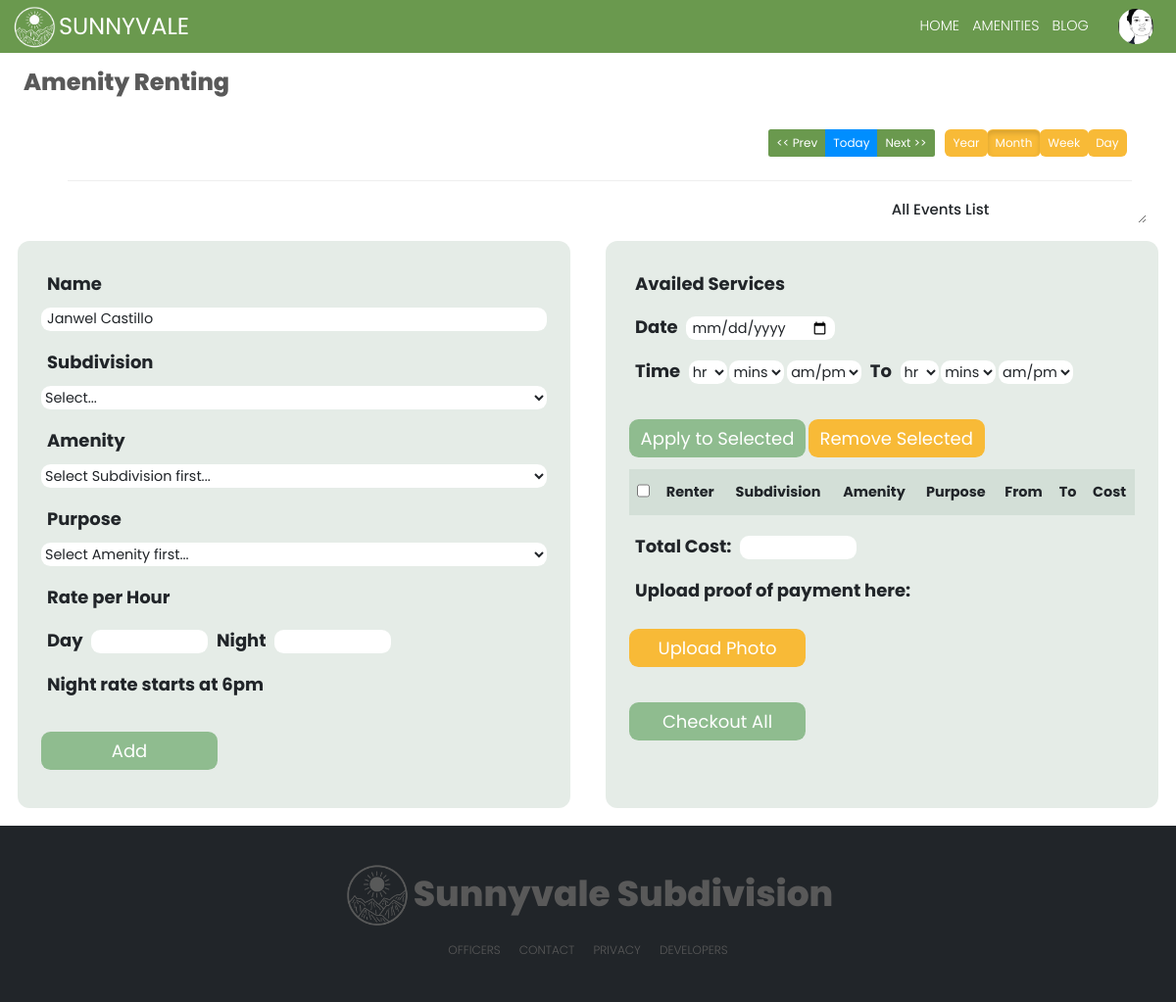
/modules/amenities.php (signed in), run on the app's committed database.
### tables this page shows
CREATE TABLE IF NOT EXISTS `user` (
  `user_id` int(11) NOT NULL AUTO_INCREMENT,
  `user_homeowner_id` int(11) DEFAULT NULL,
  `user_tenant_id` int(11) DEFAULT NULL,
  `subdivision` varchar(50) NOT NULL,
  `full_name` varchar(50) NOT NULL,
  `user_type` varchar(15) NOT NULL,
  `password` varchar(30) NOT NULL,
  `email_address` varchar(40) DEFAULT NULL,
  `account_status` varchar(15) NOT NULL,
  `verification_code` varchar(6) DEFAULT NULL,
  `email_verified_at` datetime DEFAULT NULL,
  `display_picture` varchar(255) NOT NULL,
  PRIMARY KEY (`user_id`)
);

### modules/amenities.php (the view, shortened to what this page needs)
<?php
require '../marginals/topbar.php';
$resultTotal = $con->query("SELECT SUM(cost) AS total_cost FROM amenity_renting WHERE user_id= " . $_SESSION['user_id'] . " AND cart='Yes'") or die($mysqli->error);
?>
<!DOCTYPE html>
<html lang="en">
<head>
  <link rel="stylesheet" href="https://cdn.jsdelivr.net/npm/bootstrap@4.5.3/dist/css/bootstrap.min.css">
  <link rel="stylesheet" href="https://maxcdn.bootstrapcdn.com/bootstrap/3.3.5/css/bootstrap.min.css">
  <link rel="stylesheet" href="https://maxcdn.bootstrapcdn.com/bootstrap/3.3.5/css/bootstrap-theme.min.css">
  <link rel="stylesheet" href="css/calendar.css">
  <link rel="stylesheet" href="https://maxcdn.bootstrapcdn.com/bootstrap/4.0.0/css/bootstrap.min.css" />
  <link rel="stylesheet" href="https://cdnjs.cloudflare.com/ajax/libs/font-awesome/6.2.0/css/all.min.css" />
</head>
<body>
  <div class="treasurer">
    <div class="treasurerPanel">
      <label class="lblSettings" id="amenity">Amenity Renting</label>
      <div class="container">
        <div class="page-header">
          <div class="pull-right form-inline">
            <div class="btn-group">
              <button class="btn btn-primary-calendar" data-calendar-nav="prev">
                << Prev</button>
                  <button class="btn btn-default-calendar" data-calendar-nav="today">Today</button>
                  <button class="btn btn-primary-calendar" data-calendar-nav="next">Next >></button>
            </div>
            <div class="btn-group">
              <button class="btn btn-warning-calendar" data-calendar-view="year">Year</button>
              <button class="btn btn-warning-calendar active" data-calendar-view="month">Month</button>
              <button class="btn btn-warning-calendar" data-calendar-view="week">Week</button>
              <button class="btn btn-warning-calendar" data-calendar-view="day">Day</button>
            </div>
          </div>
        </div>
        <div class="row" id="calendar-days">
          <div class="col-md-9">
          </div>
          <div class="col-md-3">
            <h4>All Events List</h4>
          </div>
        </div>
      </div>
      <form method="post" enctype="multipart/form-data">
        <div class='amenities'>
          <div class="amenitiesForm">
            <label>Name</label>
            <input type="text" name="renter_name" id="name" value="<?php echo $row['full_name'] ?>" required />
            <label>Subdivision</label>
            <select name="subdivision" id="subdivision_id" required>
              <option value="0" selected="selected">Select...</option>
            </select>
            <label>Amenity</label>
            <select name="amenity" id="amenity_id" required>
              <option value="0">Select Subdivision first...</option>
            </select>
            <label>Purpose</label>
            <select name="purpose" id="purpose_id" required>
              <option value="0">Select Amenity first...</option>
            </select>
            <label>Rate per Hour</label>
            <div>
              <label>Day</label>
              <input type="text" id="day_id" size="6" readonly>
              <label>Night</label>
              <input type="text" id="night_id" size="6" readonly>
              <label>Night rate starts at 6pm</label>
            </div>
            <button class="btnSubmit" name="addToCart" id="add">Add</button>
            <br>
          </div>
          <div class='amenitiesForm'>
            <label>Availed Services</label>
            <div class="tbl-amenity-container">
              <table class="tblAmenity">
                <tr>
                  <th><input type="checkbox" name="select-all" id="select-all" /></th>
                  <th>Renter</th>
                  <th>Subdivision</th>
                  <th>Amenity</th>
                  <th>Purpose</th>
                  <th>From</th>
                  <th>To</th>
                  <th>Cost</th>
                </tr>
                <div><label>Date</label>
                  <input required id="date1" type="date" name="date" <?php
                                                                      $date = date('Y-m-d', strtotime('today'));
                                                                      echo "min='$date'"
                                                                      ?>>
                </div>
                <div class="timeinput">
                  <label>Time</label>
                  <select name="hrFrom" id="from1" required>
                    <option value="">hr</option>
                  </select>
                  <select name="minsFrom" id="from3" required>
                    <option value="">mins</option>
                  </select>
                  <select name="ampmFrom" id="from2" required>
                    <option value="">am/pm</option>
                  </select>
                  <label>To</label>
                  <select name="hrTo" id="to1" required>
                    <option value="">hr</option>
                  </select>
                  <select name="minsTo" id="to3" required>
                    <option value="">mins</option>
                  </select>
                  <select name="ampmTo" id="to2" required>
                    <option value="">am/pm</option>
                  </select>
                </div>
                <div>
                  <button class="btnSubmit" name="applyDateTime" id="dateTime">Apply to Selected</button>
                  <button class="btnCompute" name="removeSelected" id="removeID">Remove Selected</button>
                </div>
              </table>
            </div>
            <div>
              <label>Total Cost:</label>
              <input type="text" id="total_id" size="6" value="<?php
                                                                $rowTotal = $resultTotal->fetch_assoc();
                                                                echo $rowTotal['total_cost'];
                                                                ?>" readonly>
              <div class="paymentForm">
                <label class="writeText">Upload proof of payment here:</label>
                <div class="BlogWrite">
                </div>
                <label for="image" class="upload">Upload Photo</label>
              </div>
              <button class="btnSubmit" name="checkout" id="checkout_id">Checkout All</button>
            </div>
          </div>
        </div>
    </div>
  </div>
  <?php
  require '../marginals/footer2.php';
  ?>
</body>
</html>

### marginals/topbar.php (shortened to what this page needs)
<?php
include "../process.php";
if ($_SESSION['user_type'] == 'Tenant') {
  $result = $con->query("SELECT * FROM user WHERE user_id = " . $user_id = $_SESSION['user_id'] . "") or die($mysqli->error);
  $result1 = $con->query("SELECT * FROM user WHERE user_id = " . $user_id = $_SESSION['user_id'] . "")  or die($mysqli->error);
  $row1 = $result1->fetch_assoc();
  $homeowner_id_profile = $row1['user_homeowner_id'];
  $fullname_monthlyDues = $row1['full_name'];
  $user_type = $row1['user_type'];
  $resultSubdivision = $con->query("SELECT * FROM user WHERE user_id = " . $user_id = $_SESSION['user_id'] . " AND subdivision = '" . $_SESSION['subdivision'] . "'") or die($mysqli->error);
  $rowSubdivision = $resultSubdivision->fetch_assoc();
  $subdivision_name1 = $rowSubdivision['subdivision'] ?? '';
  $resultComplainee = $con->query("SELECT * FROM homeowner_profile WHERE subdivision ='$subdivision_name1' AND homeowner_id != '$homeowner_id_profile' ORDER BY first_name");
} else {
  $result = $con->query("SELECT * FROM user WHERE user_id = " . $user_id = $_SESSION['user_id'] . "") or die($mysqli->error);
  $result1 = $con->query("SELECT * FROM user, homeowner_profile  WHERE user_id = " . $user_id = $_SESSION['user_id'] . "  AND full_name = CONCAT(first_name, ' ', last_name)") or die($mysqli->error);
  $row1 = $result1->fetch_assoc();
  $user_type = $row1['user_type'];
}
?>
<!DOCTYPE html>
<html lang="en">
<head>
  <link href="https://cdn.jsdelivr.net/npm/bootstrap@5.0.2/dist/css/bootstrap.min.css" rel="stylesheet">
</head>
<body>
  <div class='navigation'>
    <div class="topLeft">
      <img src="..\img\logoSV.png" alt="" />
      <i class="topIcon">SUNNYVALE</i>
    </div>
    <form class="topbarNav" method="post">
      <div class="topCenter">
        <ul class="topList">
          <li data-bs-toggle="modal" data-bs-target="#confirmLogout" onclick="location.href='#confirmLogout'" class="topListItem1">HOME</li>
          <?php
          if ($user_type == 'Homeowner' or $user_type == 'Tenant') {
          ?>
            <li onclick="location.href='../modules/amenities.php'" class="topListItem1">AMENITIES</li>
          <?php
          }
          ?>
          <?php
          if ($user_type != 'Guard') {
          ?>
            <li onclick="location.href='../modules/blogHome.php'" class="topListItem1"> BLOG</li>
          <?php
          }
          ?>
      </div>
      <div class="topRight">
        <div class='menu-trigger'>
          <div class="btn-group dropleft">
            <button type="button" class="dropdownIMG" data-toggle="dropdown" aria-haspopup="true" aria-expanded="false">
              <img class="topImg1" <?php
                                    $row = $result->fetch_assoc();
                                    $imageURL = '../media/displayPhotos/' . $row['display_picture'];
                                    ?> src="<?= $imageURL ?>" alt="" />
            </button>
          </div>
        </div>
      </div>
    </form>
  </div>
</body>
</html>

### marginals/topbar.php (style rules this page uses)
.topbarNav { display: flex; gap: 1vw; align-items: center; }
.navigation { margin-top: 0; margin-bottom: 0; padding: 0; width: 100%; height: 4.5vw; background-color: rgba(106, 153, 78); position: sticky; top: 0; display: flex; align-items: center; font-family: "Poppins", sans-serif; z-index: 999; backdrop-filter: blur(5px); }
.topLeft { max-height: 4.5vw; margin-top: 0; flex: 3; display: flex; align-items: center; justify-content: flex-start; margin-left: 1vw; }
.topLeft img { max-height: 4vw; }
.topRight { max-height: 4.5vw; flex: 3; display: flex; align-items: center; justify-content: flex-end; margin-right: 1vw; }
.topCenter { flex: 60; }
.topIcon { font-size: 2vw; margin-right: 10px; color: white; font-family: "Poppins", sans-serif; font-style: normal; cursor: pointer; }
.menu-trigger { display: flex; max-height: 4.5vw; }
.topImg1 { max-height: 3vw; max-width: 3vw; width: 3vw; height: 3vw; border-radius: 50%; object-fit: cover; cursor: pointer; }
.topList { display: flex; justify-content: flex-end; margin: 0; padding: 0; list-style: none; color: white; }
.topListItem1 { color: white; padding: 0.5vw; margin-right: 0.1vw; font-size: 1.2vw; font-weight: 300; cursor: pointer; }
.dropdownIMG { background-color: rgb(89, 89, 89, 0); border: none !important; }

### modules/amenities.php (style rules this page uses)
body { display: flex; flex-direction: column; }
.col-md-3 { overflow-y: scroll !important; height: 30% !important; resize: both; }
#calendar-days { font-size: 0.8vw; font-family: 'Poppins', sans-serif; margin-top: 1vw; margin-left: 2vw; }
.btn-default-calendar { font-size: 1vw !important; font-family: 'Poppins', sans-serif !important; background-color: rgb(0 142 255) !important; color: white !important; }
.btn-primary-calendar { font-size: 1vw !important; font-family: 'Poppins', sans-serif !important; background-color: rgba(106, 153, 78) !important; color: white !important; }
.btn-warning-calendar { border-radius: 0.5em !important; font-size: 1vw !important; font-family: 'Poppins', sans-serif; background-color: rgb(248, 186, 55) !important; color: white !important; }
.btn-group { margin: 0 0.5em; }
.page-header { display: flex; flex-direction: row; align-items: center; justify-content: space-between; padding-top: 2vw; padding-bottom: 2vw; margin-top: 1vw; margin-left: 2vw; }
* { margin: 0; }
input { padding: 0.5vw; max-width: 50vw; height: 2vw; font-size: 1.2vw; border: 0; border-radius: 0.8vw; font-family: 'Poppins', sans-serif; margin-bottom: 1vw; }
select { background-color: white; max-width: 50vw; height: 2vw; font-size: 1.2vw; border: 0; border-radius: 0.8vw; font-family: 'Poppins', sans-serif; margin-bottom: 1vw; }
label { font-size: 1.5vmax; padding: 0.5vw; }
.amenities { display: flex; }
.amenitiesForm { display: flex; padding: 2vw; margin: 1.5vw; width: 60%; border-radius: 1vw; flex-direction: column; background-color: rgb(170, 192, 175, 0.3); font-family: 'Poppins', sans-serif; overflow: auto; }
.paymentForm { display: flex; padding: 0; margin: 0; width: 100%; border-radius: 1vw; flex-direction: column; background-color: rgb(170, 192, 175, 0); font-family: 'Poppins', sans-serif; }
.btnSubmit { background-color: darkseagreen; border: 0; padding: 0.5vw; max-width: 50vw; width: 15vw; font-family: "Poppins", sans-serif; font-size: 1.5vw; margin-top: 2vw; color: white; border-radius: 0.8vw; cursor: pointer; }
.btnCompute { background-color: rgb(248, 186, 55); border: 0; padding: 0.5vw; max-width: 50vw; width: 15vw; font-family: "Poppins", sans-serif; font-size: 1.5vw; margin-top: 2vw; color: white; border-radius: 0.8vw; cursor: pointer; }
.upload { text-align: center; background-color: rgb(248, 186, 55); border: 0; padding: 0.5vw; max-width: 50vw; width: 15vw; font-family: "Poppins", sans-serif; font-size: 1.5vw; color: white; border-radius: 0.8vw; cursor: pointer; margin-bottom: 1vw; font-weight: normal; }
.tblAmenity { width: 100%; overflow-x: auto; overflow-y: auto; text-align: center; margin: 1vw 0; }
.tblAmenity thead, th { padding: 0.5vw; text-align: center; font-size: 1.2vw; background-color: rgb(170, 192, 175, 0.3); width: max-content; white-space: nowrap; }
.treasurer { width: 100%; display: flex; }
.treasurerPanel { flex: 8; width: 100%; overflow-y: scroll; }
.lblSettings { font-size: 2vw; font-family: "Poppins", sans-serif; margin-top: 1vw; margin-left: 2vw; margin-bottom: -2vw; padding: 0; color: rgb(89, 89, 89); font-weight: 800; }

### data on the page
user: display_picture (picture), renter_name "Janwel Castillo"
